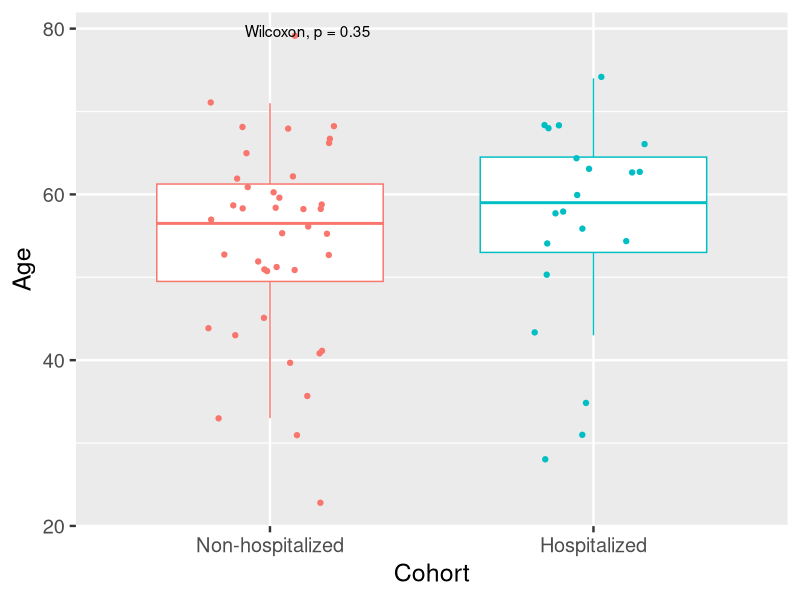
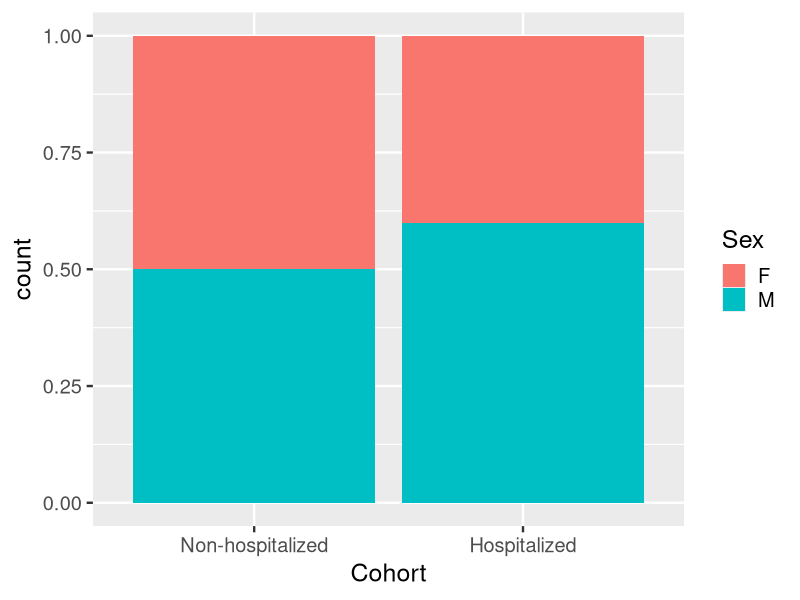
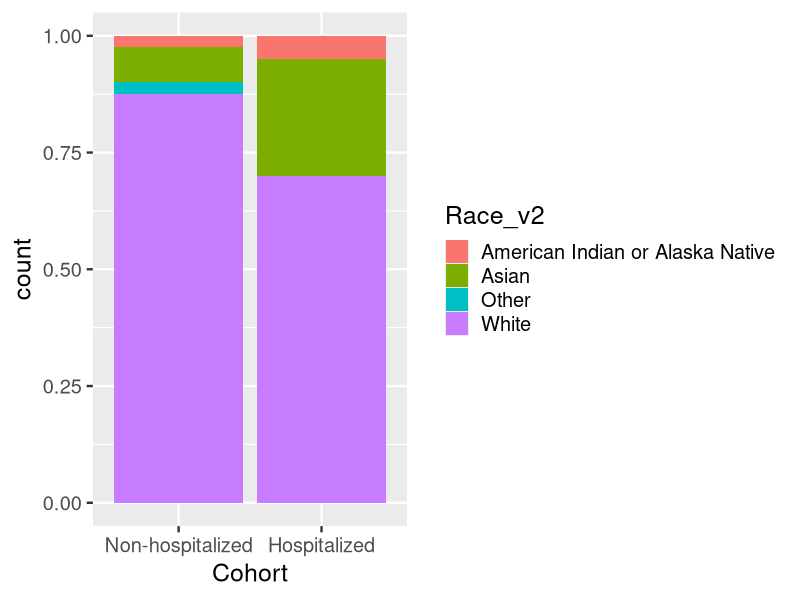
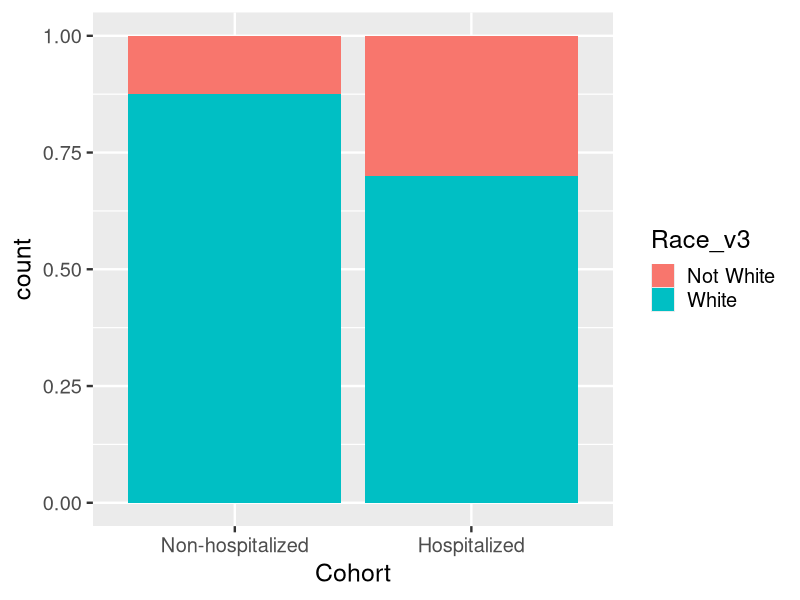
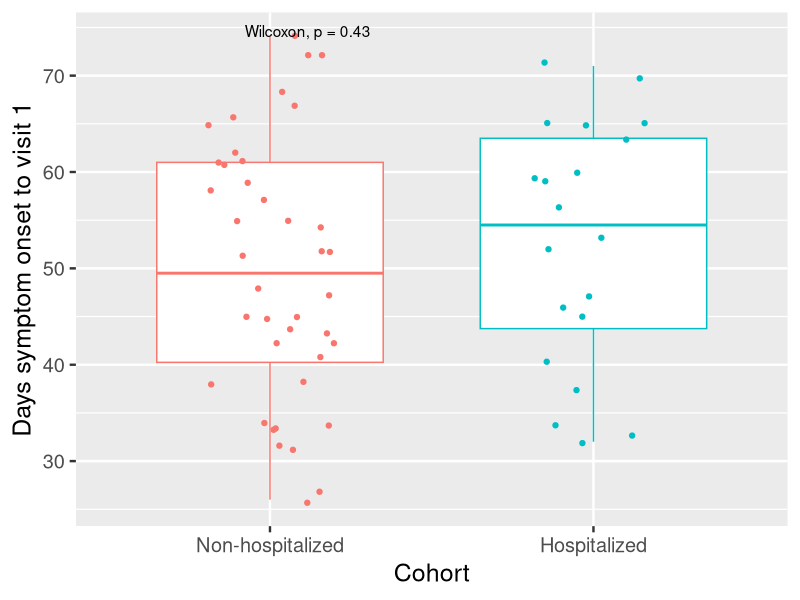

Write the R code that produced these figures, in order.
## ---- chunk 1
knitr::opts_chunk$set(echo = TRUE)
## ---- chunk 2
library(tidyverse)
library(ggpubr)
## ---- chunk 3
save_output <- FALSE
## ---- chunk 4
# Read in the patient manifest
data_manifest <- read.csv(here::here("data/Seshadri_HAARVI_PBMC_manifest_merged_02Oct2020.csv"), check.names = F, stringsAsFactors = F)
unique(data_manifest$Cohort)
## ---- chunk 5
# First explore missing data
data_manifest %>% 
  dplyr::filter(Sex == "N/A" | Race == "N/A" | `Days symptom onset to visit 1` == "N|A" | Age == "N/A") %>% 
  dplyr::select(`Record ID`, Cohort, Age, Sex, Race, `Days symptom onset to visit 1`) %>% 
  knitr::kable()
## ---- chunk 6
# Age
data_manifest %>% 
  dplyr::filter(Cohort %in% c("Non-hospitalized", "Hospitalized")) %>% 
  mutate(Cohort = factor(Cohort, levels = c("Non-hospitalized", "Hospitalized"))) %>% 
  ggboxplot(x="Cohort", y="Age", color="Cohort", add="jitter") +
  theme_grey(base_size=18) +
  stat_compare_means() +
  theme(legend.position = "none")

# Sex
data_manifest %>% 
  dplyr::filter(Cohort %in% c("Non-hospitalized", "Hospitalized")) %>% 
  mutate(Cohort = factor(Cohort, levels = c("Non-hospitalized", "Hospitalized"))) %>% 
  ggplot(aes(x=Cohort, fill=Sex)) +
  theme_grey(base_size=18) +
  geom_bar(position="fill", stat="count")
sex_table <- data_manifest %>% 
  dplyr::filter(Cohort %in% c("Non-hospitalized", "Hospitalized")) %>% 
  mutate(Cohort = factor(Cohort, levels = c("Non-hospitalized", "Hospitalized"))) %>%
  dplyr::select(Cohort, Sex) %>% table()
sex_table
fisher.test(sex_table)
## ---- chunk 7
# Ethnicity
data_manifest %>% 
  dplyr::filter(Cohort %in% c("Non-hospitalized", "Hospitalized")) %>% 
  mutate(Cohort = factor(Cohort, levels = c("Non-hospitalized", "Hospitalized"))) %>% 
  ggplot(aes(x=Cohort, fill=Race_v2)) +
  theme_grey(base_size=18) +
  geom_bar(position="fill", stat="count")
race_table <- data_manifest %>% 
  dplyr::filter(Cohort %in% c("Non-hospitalized", "Hospitalized")) %>% 
  mutate(Cohort = factor(Cohort, levels = c("Non-hospitalized", "Hospitalized"))) %>% 
  dplyr::select(Cohort, Race_v2) %>% 
  table()
race_table
fisher.test(race_table)

# Again, but just White vs Non-white
data_manifest <- data_manifest %>% 
  mutate(Race_v3 = ifelse(Race_v2 == "White", "White", "Not White"))
data_manifest %>% 
  dplyr::filter(Cohort %in% c("Non-hospitalized", "Hospitalized")) %>% 
  mutate(Cohort = factor(Cohort, levels = c("Non-hospitalized", "Hospitalized"))) %>% 
  ggplot(aes(x=Cohort, fill=Race_v3)) +
  theme_grey(base_size=18) +
  geom_bar(position="fill", stat="count")
race_table_2 <- data_manifest %>% 
  dplyr::filter(Cohort %in% c("Non-hospitalized", "Hospitalized")) %>% 
  mutate(Cohort = factor(Cohort, levels = c("Non-hospitalized", "Hospitalized"))) %>% 
  dplyr::select(Cohort, Race_v3) %>% 
  table()
race_table_2
fisher.test(race_table_2)
## ---- chunk 8
# Days from symptom onset to collection
data_manifest %>% 
  dplyr::filter(Cohort %in% c("Non-hospitalized", "Hospitalized")) %>% 
  mutate(Cohort = factor(Cohort, levels = c("Non-hospitalized", "Hospitalized"))) %>% 
  mutate(`Days symptom onset to visit 1` = as.numeric(`Days symptom onset to visit 1`)) %>% 
  ggboxplot(x="Cohort", y="Days symptom onset to visit 1", color="Cohort", add="jitter") +
  theme_grey(base_size=18) +
  stat_compare_means() +
  theme(legend.position = "none")
